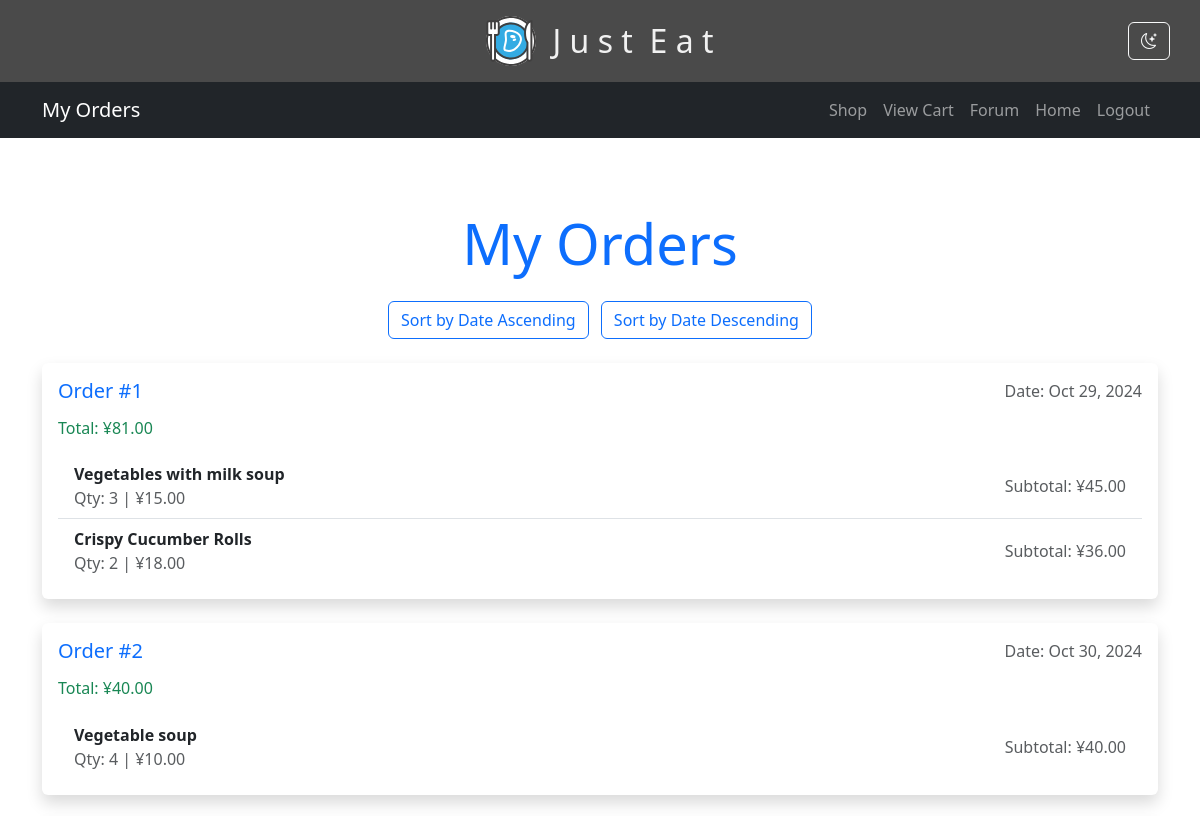
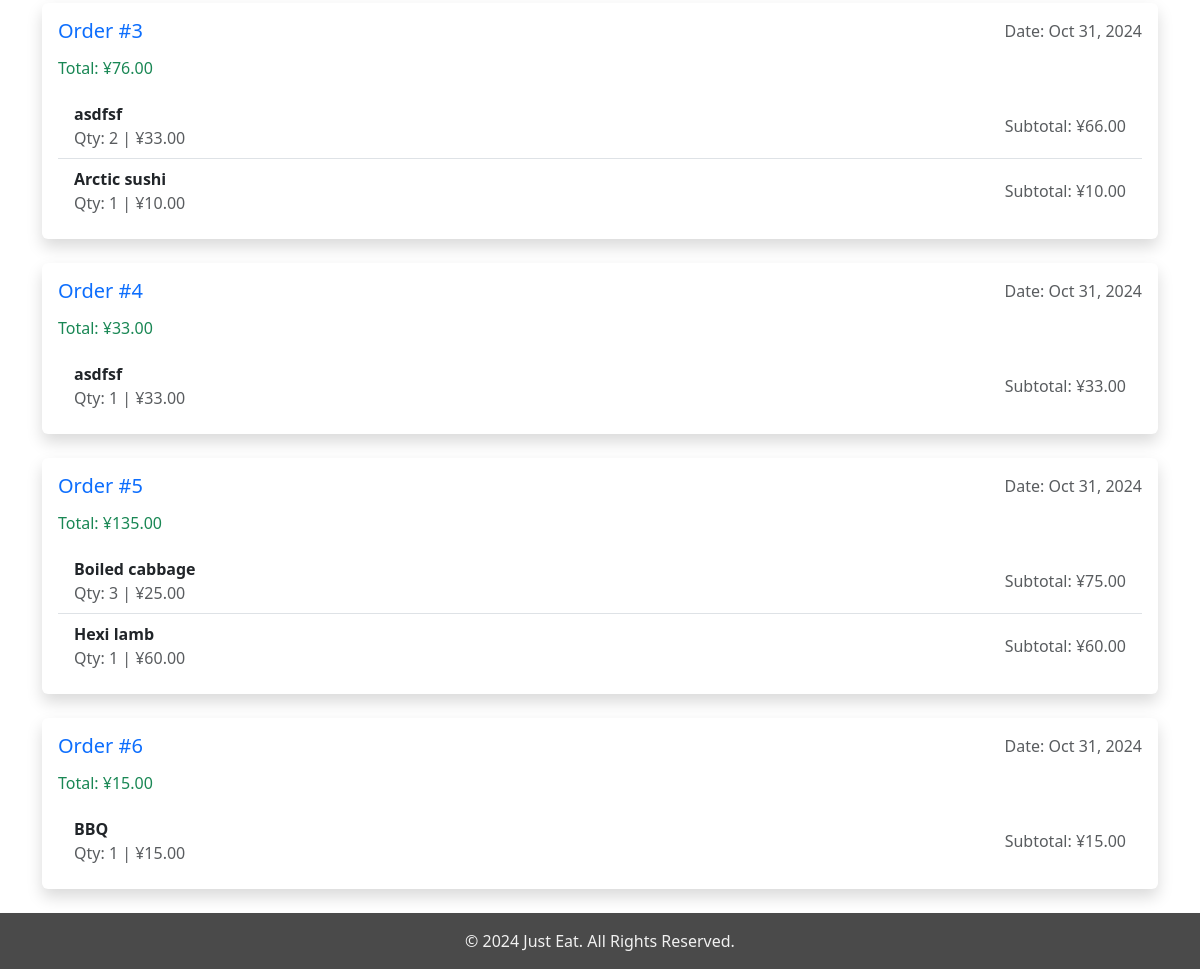
The page /orders_received.php?order_by=asc (signed in) on the database its author committed (2 pictures, top to bottom).
### tables this page shows
CREATE TABLE `orders` (
  `order_id` int UNSIGNED NOT NULL,
  `user_id` int UNSIGNED NOT NULL,
  `total` decimal(8,2) NOT NULL,
  `order_date` datetime NOT NULL
);

CREATE TABLE `order_contents` (
  `content_id` int UNSIGNED NOT NULL,
  `order_id` int UNSIGNED NOT NULL,
  `item_id` int UNSIGNED NOT NULL,
  `quantity` int UNSIGNED NOT NULL DEFAULT '1',
  `price` decimal(4,2) NOT NULL
);

CREATE TABLE `shop` (
  `item_id` int NOT NULL,
  `guid` varchar(36) NOT NULL,
  `title_zh` varchar(100) NOT NULL,
  `item_name` varchar(500) NOT NULL,
  `description_zh` varchar(1000) NOT NULL,
  `item_desc` varchar(4096) NOT NULL,
  `vegetarian` tinyint(1) NOT NULL DEFAULT '0',
  `hasMeat` tinyint(1) NOT NULL DEFAULT '0',
  `hasFish` tinyint(1) NOT NULL DEFAULT '0',
  `item_price` int NOT NULL,
  `spiciness` tinyint NOT NULL,
  `item_img` varchar(200) NOT NULL,
  `fk_guid` varchar(36) NOT NULL,
  `restaurant` varchar(10) DEFAULT NULL
);

### orders_received.php (the view, shortened to what this page needs)
<?php
require('connect_db.php');
$order_by = isset($_GET['order_by']) && $_GET['order_by'] === 'asc' ? 'ASC' : 'DESC';
$user_id = $_SESSION['user_id'];
$q = "SELECT orders.order_id, orders.total, orders.order_date
      FROM orders
      WHERE orders.user_id = $user_id
      ORDER BY orders.order_date $order_by";
$r = mysqli_query($dbc, $q);
?>
<nav class="navbar navbar-expand-lg navbar-dark bg-dark mb-4">
    <div class="container">
        <a class="navbar-brand" href="home.php">My Orders</a>
        <div class="collapse navbar-collapse" id="navbarNav">
            <ul class="navbar-nav ms-auto">
                <li class="nav-item"><a class="nav-link" href="shop.php">Shop</a></li>
                <li class="nav-item"><a class="nav-link" href="cart.php">View Cart</a></li>
                <li class="nav-item"><a class="nav-link" href="forum.php">Forum</a></li>
                <li class="nav-item"><a class="nav-link" href="home.php">Home</a></li>
                <li class="nav-item"><a class="nav-link" href="goodbye.php">Logout</a></li>
            </ul>
        </div>
    </div>
</nav>
<?php
echo '<div class="container mt-5">';
echo '  <h1 class="text-center display-4 text-primary mb-4">My Orders</h1>';
echo '<div class="text-center mb-4">';
echo '  <a href="orders_received.php?order_by=asc" class="btn btn-outline-primary me-2">Sort by Date Ascending</a>';
echo '  <a href="orders_received.php?order_by=desc" class="btn btn-outline-primary">Sort by Date Descending</a>';
echo '</div>';
if (mysqli_num_rows($r) > 0) {
    while ($order = mysqli_fetch_array($r, MYSQLI_ASSOC)) {
        echo '<div class="card mb-4 shadow border-0 rounded" style="border-radius: 10px;">';
        echo '  <div class="card-body">';
        echo '      <div class="d-flex justify-content-between align-items-center mb-3">';
        echo '          <h5 class="card-title mb-0 text-primary">Order #'.$order['order_id'].'</h5>';
        echo '          <span class="text-muted">Date: '.date("M d, Y", strtotime($order['order_date'])).'</span>';
        echo '      </div>';
        echo '      <h6 class="text-success mb-3">Total: ¥'.number_format($order['total'], 2).'</h6>';
        $order_id = $order['order_id'];
        $q_items = "SELECT shop.item_name, order_contents.quantity, order_contents.price
                    FROM order_contents
                    INNER JOIN shop ON order_contents.item_id = shop.item_id
                    WHERE order_contents.order_id = $order_id";
        $r_items = mysqli_query($dbc, $q_items);
        echo '<ul class="list-group list-group-flush">';
        while ($item = mysqli_fetch_array($r_items, MYSQLI_ASSOC)) {
            $subtotal = $item['quantity'] * $item['price'];
            echo '<li class="list-group-item d-flex justify-content-between align-items-center">';
            echo '  <div>';
            echo '    <strong>'.$item['item_name'].'</strong>';
            echo '    <p class="mb-0 text-muted">Qty: '.$item['quantity'].' | ¥'.number_format($item['price'], 2).'</p>';
            echo '  </div>';
            echo '  <span class="text-muted">Subtotal: ¥'.number_format($subtotal, 2).'</span>';
            echo '</li>';
        }
        echo '</ul>';
        echo '  </div>';
        echo '</div>';
    }
} else {
    echo '<p class="text-center">You have no orders yet.</p>';
}
echo '</div>';
?>

### rows shown on the page
orders: order_id "1", order_date "Oct 29, 2024", total "81.00"
order_contents: item.item_name "Vegetables with milk soup", quantity "3", price "15.00", subtotal "45.00"
order_contents: item.item_name "Crispy Cucumber Rolls", quantity "2", price "18.00", subtotal "36.00"
orders: order_id "2", order_date "Oct 30, 2024", total "40.00"
order_contents: item.item_name "Vegetable soup", quantity "4", price "10.00", subtotal "40.00"
orders: order_id "3", order_date "Oct 31, 2024", total "76.00"
order_contents: item.item_name "asdfsf", quantity "2", price "33.00", subtotal "66.00"
order_contents: item.item_name "Arctic sushi", quantity "1", price "10.00"
orders: order_id "4", order_date "Oct 31, 2024", total "33.00"
order_contents: item.item_name "asdfsf", quantity "1", price "33.00"
orders: order_id "5", order_date "Oct 31, 2024", total "135.00"
order_contents: item.item_name "Boiled cabbage", quantity "3", price "25.00", subtotal "75.00"
order_contents: item.item_name "Hexi lamb", quantity "1", price "60.00"
orders: order_id "6", order_date "Oct 31, 2024", total "15.00"
order_contents: item.item_name "BBQ", quantity "1", price "15.00"
